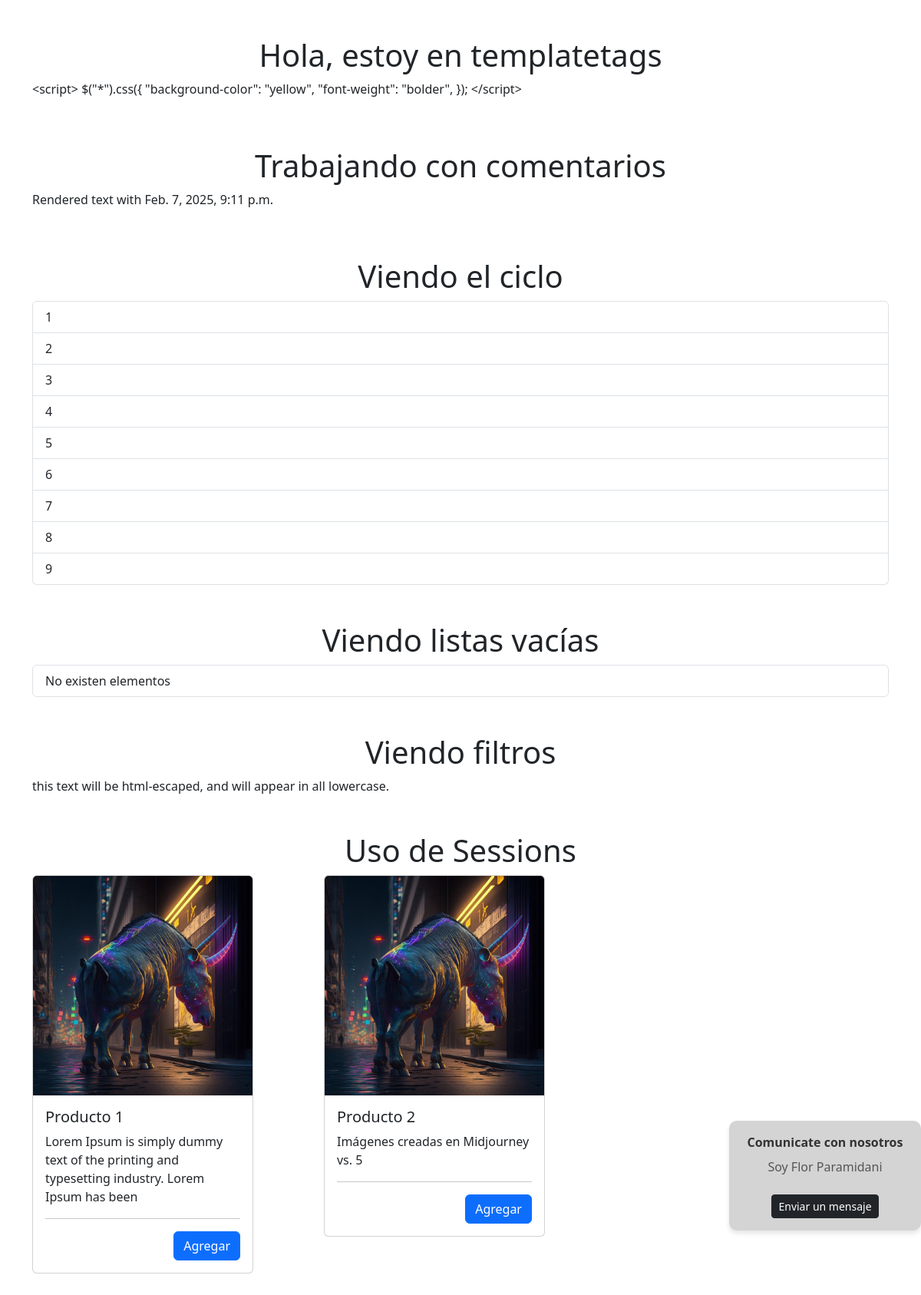
/vistaprevia/templatetags1, run on the app's committed database.
### productos/models.py (models this page shows, shortened)
class Producto(models.Model):
    Borrador = 'Borrador'
    Publicado = 'Publicado'
    Retirado = 'Retirado'
    APROBACION_PRODUCTO = (
        (Borrador, 'Borrador'),
        (Publicado, 'Publicado'),
        (Retirado, 'Retirado'),
    )
    estado = models.CharField(max_length=10, choices=APROBACION_PRODUCTO, default='Borrador')
    producto = models.CharField(max_length=200)
    fecha_publicacion = models.DateTimeField('Fecha de publicación')
    imagen = models.ImageField(upload_to="producto/%Y/%m/%d", blank=True, null=True)
    categoria = models.ForeignKey(
        Categoria, blank=False, null=True, on_delete=models.CASCADE
        )
    stock = models.IntegerField(default=0)
    descripcion = models.TextField(  default="")
    precio = models.DecimalField(max_digits=12, decimal_places=2, default=0.00)
    descuento = models.IntegerField(default=0)

### vistaprevia/views.py (the view, shortened to what this page needs)
# urls.py: path("templatetags1", Templatetags1.as_view(), name="templatetags1"),
class Templatetags1(View):
    template = "vistaprevia/templatetags1.html"
    def get(self, request):
        params = {}
        params["cross_site_scripting"]="""
            <script>
            $("*").css({
                "background-color": "yellow",
                "font-weight": "bolder",
            });
            </script>

        """
        producto = Producto.objects.filter(
            Q(estado="Publicado"),
        )
        params["los_productos"]=producto
        params["fecha_de_hoy"]=datetime.datetime.now()
        params["mi_lista"]=[1, 2, 3, 4, 5, 6, 7, 8, 9]
        params["row3"]="row3"
        params["mi_lista2"]=[]
        return render(request, self.template, params)

### templates/vistaprevia/templatetags1.html (shortened to what this page needs)
{% extends "layout.html" %}
{% load static %}
{% load mi_tienda %}
{% block content %}
<div class="container my-5">
    <div class="row">
        <div class="col-12">
            <h1 class="text-center">Hola, estoy en templatetags</h1>
            {% autoescape on %}
            <p>{{ cross_site_scripting }}</p>
            {% endautoescape %}
        </div>
    </div>
</div>
<div class="container my-5">
    <div class="row">
        <div class="col-12">
            <h1 class="text-center">Trabajando con comentarios</h1>
            <p>Rendered text with {{ fecha_de_hoy }}</p>
        </div>
    </div>
</div>
<div class="container my-5">
    <div class="row">
        <div class="col-12">
            <h1 class="text-center">Viendo el ciclo</h1>
            <ul class="list-group">
                {% for elemento in mi_lista %}
                    <li class="list-group-item {% cycle 'row1' 'row2' 'row3' %}">
                        {{ elemento }}
                    </li>
                {% endfor %}
            </ul>
        </div>
    </div>
</div>
<div class="container my-5">
    <div class="row">
        <div class="col-12">
            <h1 class="text-center">Viendo listas vacías</h1>
            <ul class="list-group">
                {% for elemento in mi_lista2 %}
                    <li class="list-group-item {% cycle 'row1' 'row2' 'row3' %}">
                        {{ elemento }}
                    </li>
                {% empty %}
                    <li class="list-group-item {% cycle 'row1' 'row2' 'row3' %}">
                        No existen elementos
                    </li>
                {% endfor %}
            </ul>
        </div>
    </div>
</div>
<div class="container my-5">
    <div class="row">
        <div class="col-12">
            <h1 class="text-center">Viendo filtros</h1>
        </div>
    </div>
</div>
<div class="container my-5">
    <div class="row">
        <div class="col-12">
            <h1 class="text-center">Uso de Sessions</h1>
        </div>
        {% for producto in los_productos %}
            <div class="col-12 col-lg-4 mb-4">
                <div class="card" style="width: 18rem;">
                    <img src="{% static 'img/4.jpg' %}{{ producto.imagen }}" class="card-img-top" alt="{{ producto.producto }}">
                    <div class="card-body">
                        <h5 class="card-title">{{ producto.producto }}</h5>
                        <p class="card-text">{{ producto.descripcion|slice:":95" }}</p>
                        <hr/>
                        <form action="/templatetags1" method="post">{% csrf_token %}
                            <input type="submit" class="btn btn-primary float-end" value="Agregar"/>
                        </form>
                    </div>
                </div>
            </div>
        {% endfor %}
    </div>
</div>
{% include "descripcion_lateral.html" with nombre="Flor" apellido="Paramidani" %}
{% endblock %}

### data on the page
Producto: producto "Producto 1", descripcion "Lorem Ipsum is simply dummy text of the printing and typesetting industry. Lorem Ipsum has been"
Producto: producto "Producto 2", descripcion "Imágenes creadas en Midjourney vs. 5"

### other printed values
{{ cross_site_scripting }} "<script> $(\"*\").css({ \"background-color\": \"yellow\", \"font-weight\": \"bolder\", }); </script>"
{{ fecha_de_hoy }} "Feb. 7, 2025, 9:11 p.m."
{{ elemento }} "1" "2" "3" "4" "5" "6" "7" "8" "9"
{{ nombre }} "Flor"
{{ apellido }} "Paramidani"
